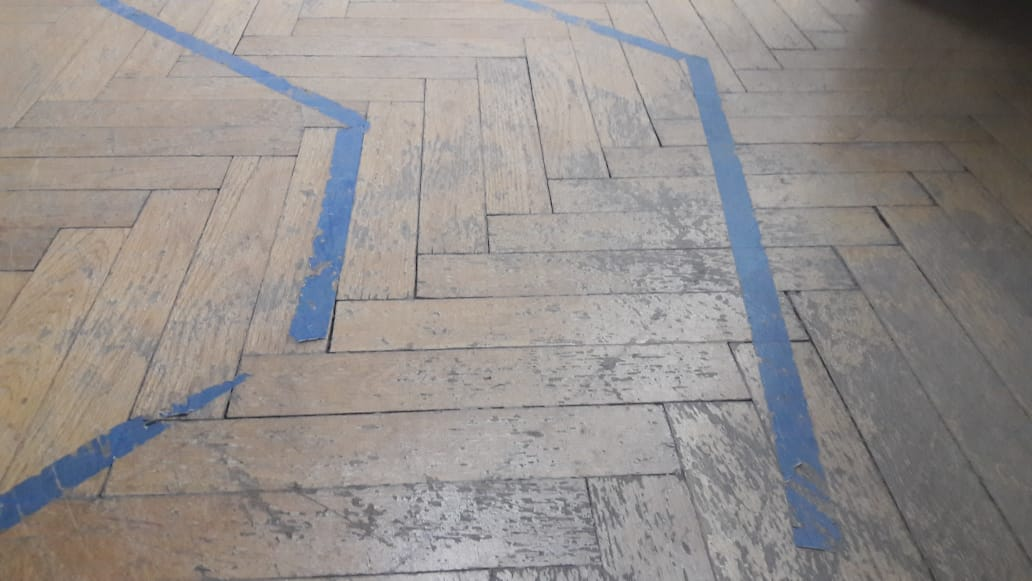
#> input picture blue4.jpg, 1032 x 581 px
$ python lane.py
#> lines starting #> are read from the running program, lines starting #| are printed output that depends on the picture; after the words box and inside, x2 and y2 are one past the last pixel; in counts of white or black regions, pixels touching at a corner belong together
import cv2
import numpy as np
import logging
import math
import datetime
import sys

import matplotlib.pyplot as plt
import matplotlib.image as img

frame = cv2.imread('blue4.jpg')
#> frame is the input picture: shape (581, 1032, 3); mean B, G, R 139.8, 142, 147
# reading the image
#frame = img.imread('lane1.jpg')

def detect_edges(frame):
    # filter for blue lane lines
    hsv = cv2.cvtColor(frame, cv2.COLOR_BGR2HSV)


    # [5 lines of commented-out code are left out]


    lower_blue = np.array([60, 40, 40])
    upper_blue = np.array([150, 255, 255])
    mask = cv2.inRange(hsv, lower_blue, upper_blue)


    # detect edges
    edges = cv2.Canny(mask, 200, 400)

    return edges


def region_of_interest(edges):
    height, width = edges.shape
    mask = np.zeros_like(edges)

    # only focus bottom half of the screen
    polygon = np.array([[
        (0, height * 1 / 2),
        (width, height * 1 / 2),
        (width, height),
        (0, height),
    ]], np.int32)

    cv2.fillPoly(mask, polygon, 255)
    cropped_edges = cv2.bitwise_and(edges, mask)
    return cropped_edges


def detect_line_segments(cropped_edges):
    # tuning min_threshold, minLineLength, maxLineGap is a trial and error process by hand
    rho = 1  # distance precision in pixel, i.e. 1 pixel
    angle = np.pi / 180  # angular precision in radian, i.e. 1 degree
    min_threshold = 10  # minimal of votes
    line_segments = cv2.HoughLinesP(cropped_edges, rho, angle, min_threshold,
                                    np.array([]), minLineLength=80, maxLineGap=25)

    return line_segments


def make_points(frame, line):
    height, width, _ = frame.shape
    slope, intercept = line
    y1 = height  # bottom of the frame
    y2 = int(y1 * 1 / 2)  # make points from middle of the frame down

    # bound the coordinates within the frame
    x1 = max(-width, min(2 * width, int((y1 - intercept) / slope)))
    x2 = max(-width, min(2 * width, int((y2 - intercept) / slope)))
    return [[x1, y1, x2, y2]]


def average_slope_intercept(frame, line_segments):
    """
    This function combines line segments into one or two lane lines
    If all line slopes are < 0: then we only have detected left lane
    If all line slopes are > 0: then we only have detected right lane
    """
    lane_lines = []
    if line_segments is None:
        logging.info('No line_segment segments detected')
        return lane_lines

    height, width, _ = frame.shape
    left_fit = []
    right_fit = []

    boundary = 1/3
    left_region_boundary = width * (1 - boundary)  # left lane line segment should be on left 2/3 of the screen
    right_region_boundary = width * boundary # right lane line segment should be on left 2/3 of the screen

    for line_segment in line_segments:
        for x1, y1, x2, y2 in line_segment:
            if x1 == x2:
                logging.info('skipping vertical line segment (slope=inf): %s' % line_segment)
                continue
            fit = np.polyfit((x1, x2), (y1, y2), 1)
            slope = fit[0]
            intercept = fit[1]
            if slope < 0:
                if x1 < left_region_boundary and x2 < left_region_boundary:
                    left_fit.append((slope, intercept))
            else:
                if x1 > right_region_boundary and x2 > right_region_boundary:
                    right_fit.append((slope, intercept))

    left_fit_average = np.average(left_fit, axis=0)
    if len(left_fit) > 0:
        lane_lines.append(make_points(frame, left_fit_average))

    right_fit_average = np.average(right_fit, axis=0)
    if len(right_fit) > 0:
        lane_lines.append(make_points(frame, right_fit_average))

    logging.debug('lane lines: %s' % lane_lines)  # [[[316, 720, 484, 432]], [[1009, 720, 718, 432]]]

    return lane_lines


def display_lines(frame, lines, line_color=(0, 255, 0), line_width=2):
    line_image = np.zeros_like(frame)
    if lines is not None:
        for line in lines:
            for x1, y1, x2, y2 in line:
                cv2.line(line_image, (x1, y1), (x2, y2), line_color, line_width)
    line_image = cv2.addWeighted(frame, 0.8, line_image, 1, 1)
    return line_image


def display_heading_line(frame, steering_angle, line_color=(0, 0, 255), line_width=5 ):
    heading_image = np.zeros_like(frame)
    height, width, _ = frame.shape

    # figure out the heading line from steering angle
    # heading line (x1,y1) is always center bottom of the screen
    # (x2, y2) requires a bit of trigonometry

    # Note: the steering angle of:
    # 0-89 degree: turn left
    # 90 degree: going straight
    # 91-180 degree: t  urn right
    steering_angle_radian = steering_angle / 180.0 * math.pi
    x1 = int(width / 2)
    y1 = height
    x2 = int(x1 - height / 2 / math.tan(steering_angle_radian))
    y2 = int(height / 2)

    cv2.line(heading_image, (x1, y1), (x2, y2), line_color, line_width)
    heading_image = cv2.addWeighted(frame, 0.8, heading_image, 1, 1)

    return heading_image


# [25 lines left out: function stabilize_steering_angle, not called in this run]

edges = detect_edges(frame)
#> in detect_edges, `mask = cv2.inRange(hsv, lower_blue, upper_blue)`:
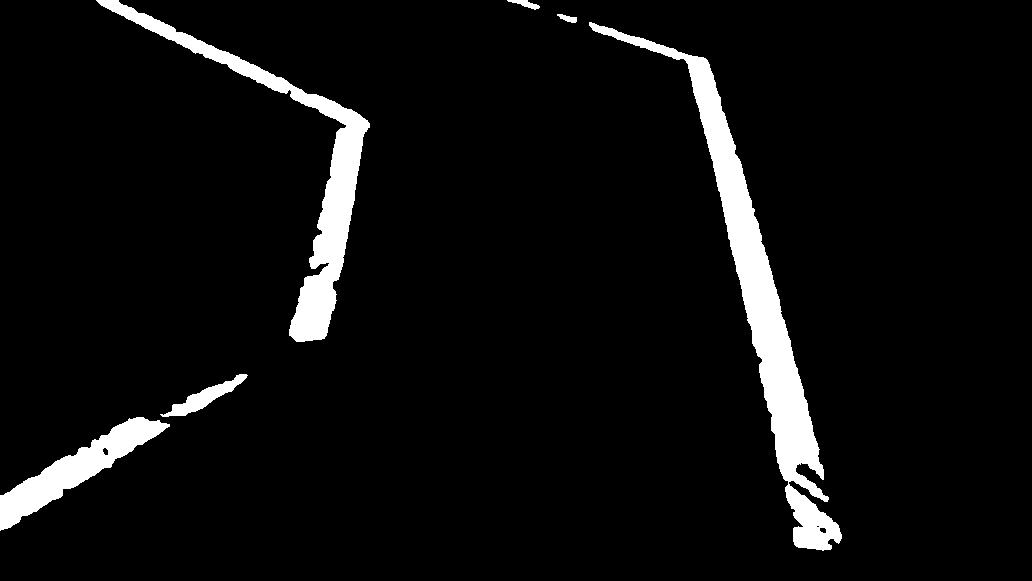
#> mask: shape (581, 1032); 5.7% white; 6 white regions, box (x1, y1, x2, y2) and area: (589, 22, 842, 551) 16956, (96, 0, 370, 342) 10530, (0, 417, 170, 531) 5304, (160, 374, 248, 417) 1039, (507, 0, 540, 10) 146, (557, 14, 577, 23) 101
#> in detect_edges, `edges = cv2.Canny(mask, 200, 400)`:
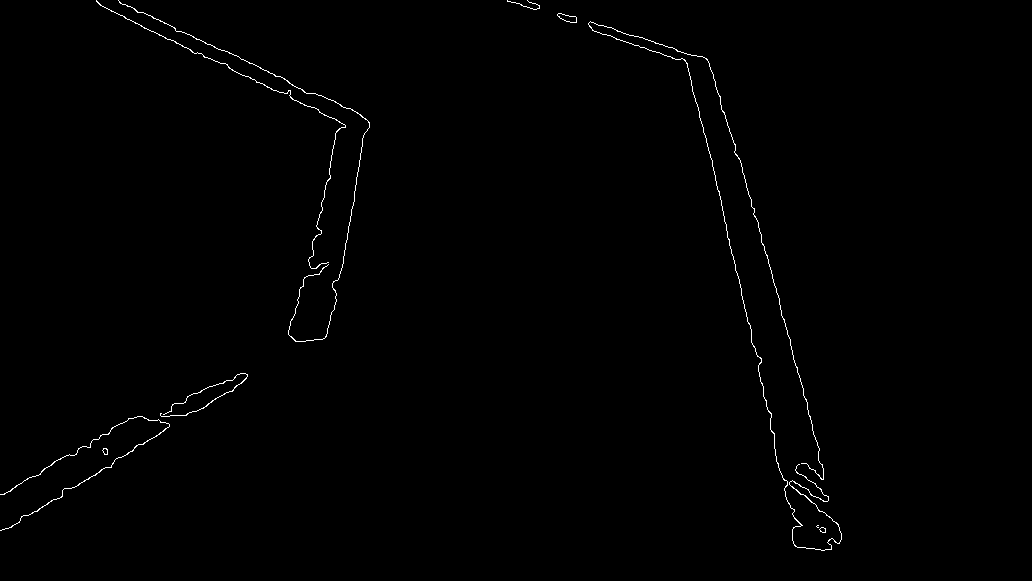
#> edges: shape (581, 1032); 0.57% white in thin lines or dots, all inside (x1, y1, x2, y2) = (0, 0, 842, 551)
cropped_edges = region_of_interest(edges)
#> in region_of_interest, `cv2.fillPoly(mask, polygon, 255)`:
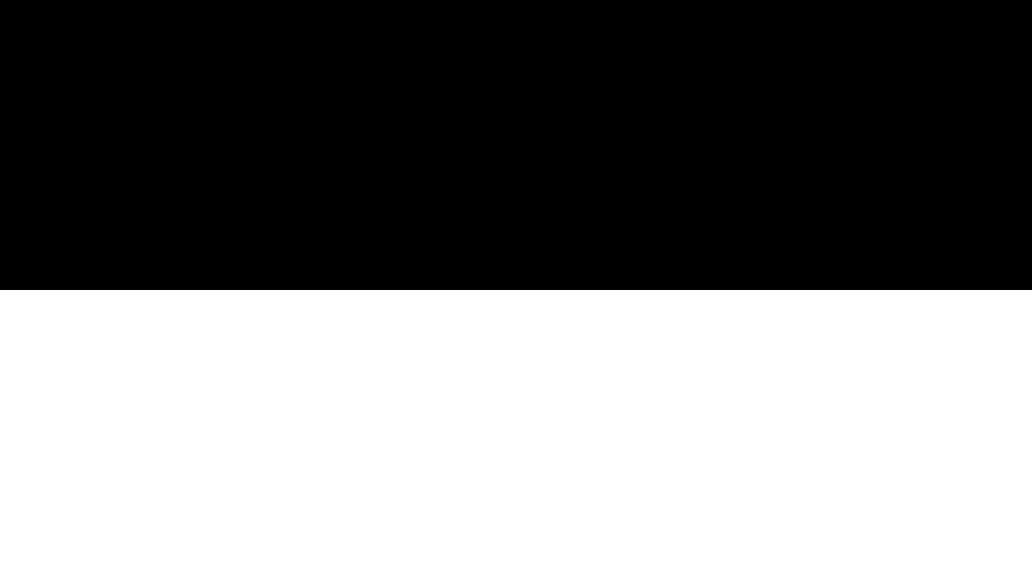
#> mask: shape (581, 1032); 50.1% white; 1 black region, box (x1, y1, x2, y2) and area: (0, 0, 1032, 290) 299280
#> in region_of_interest, `cropped_edges = cv2.bitwise_and(edges, mask)`:
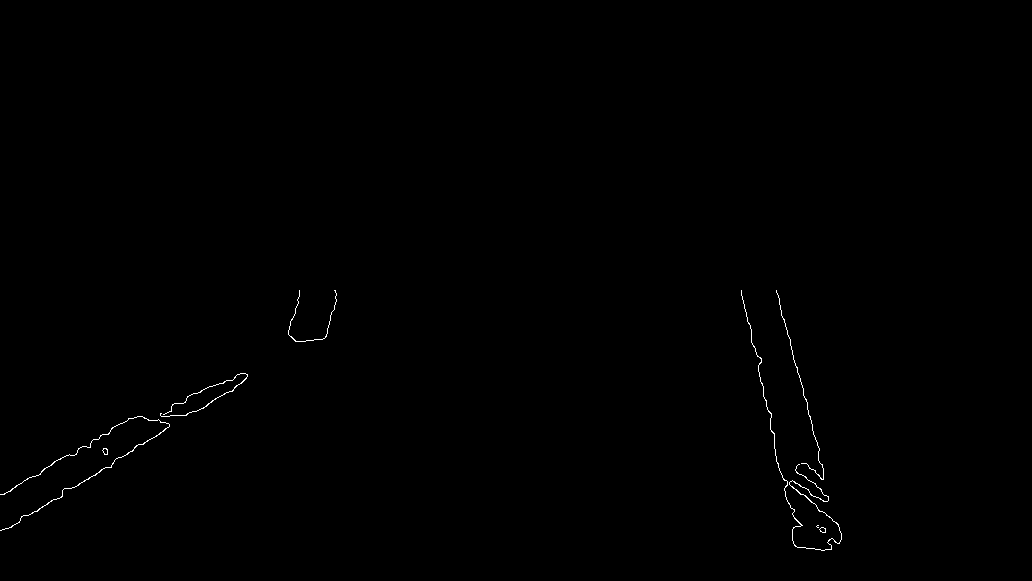
#> cropped_edges: shape (581, 1032); 0.27% white in thin lines or dots, all inside (x1, y1, x2, y2) = (0, 290, 842, 551)
line_segments = detect_line_segments(cropped_edges)
#> in detect_line_segments, `line_segments = cv2.HoughLinesP(cropped_edges, rho, angle, min_thresho..`: line_segments = [[776, 290, 822, 464], [7, 528, 164, 430], [11, 527, 156, 436], [1, 494, 128, 418], [746, 312, 786, 499], [779, 304, 823, 471], [741, 290, 764, 398], [49, 466, 130, 418]]
lane_lines = average_slope_intercept(frame, line_segments)
#> the loop in average_slope_intercept, `for line_segment in line_segments:` made 8 passes
#> after the loop in average_slope_intercept, `for line_segment in line_segments:`: left_fit = [(-0.624, 532.4), (-0.628, 533.9), (-0.598, 494.6), (-0.593, 495)]; right_fit = [(3.78, -2645.3), (4.67, -3175.5), (3.8, -2652.7), (4.7, -3189.5)]
#> in average_slope_intercept, `left_fit_average = np.average(left_fit, axis=0)`: left_fit_average = [-0.611, 514]
#> in make_points, `slope, intercept = line`: slope = -0.611; intercept = 514
#> in make_points, `x1 = max(-width, min(2 * width, int((y1 - intercept) / slope)))`: x1 = -109
#> in make_points, `x2 = max(-width, min(2 * width, int((y2 - intercept) / slope)))`: x2 = 366
#> in average_slope_intercept, `right_fit_average = np.average(right_fit, axis=0)`: right_fit_average = [4.24, -2915.7]
#> lane_lines = [[[-109, 581, 366, 290]], [[825, 581, 756, 290]]]
lane_lines_image = display_lines(frame, lane_lines)
#> the loop in display_lines, `for line in lines:` made 2 passes
#> in display_lines, `line_image = cv2.addWeighted(frame, 0.8, line_image, 1, 1)`:
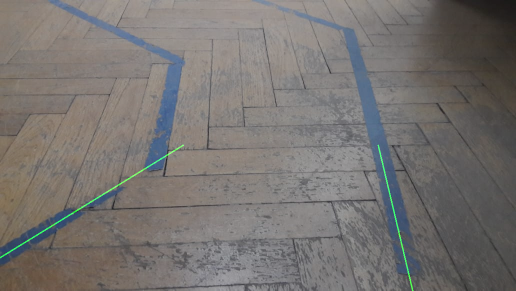
#> line_image: shape (581, 1032, 3) (shown at 1/2 size); mean B, G, R 112.8, 115.2, 118.6
heading_line = display_heading_line(lane_lines_image, steering_angle= 90)
#> in display_heading_line, `heading_image = cv2.addWeighted(frame, 0.8, heading_image, 1, 1)`:
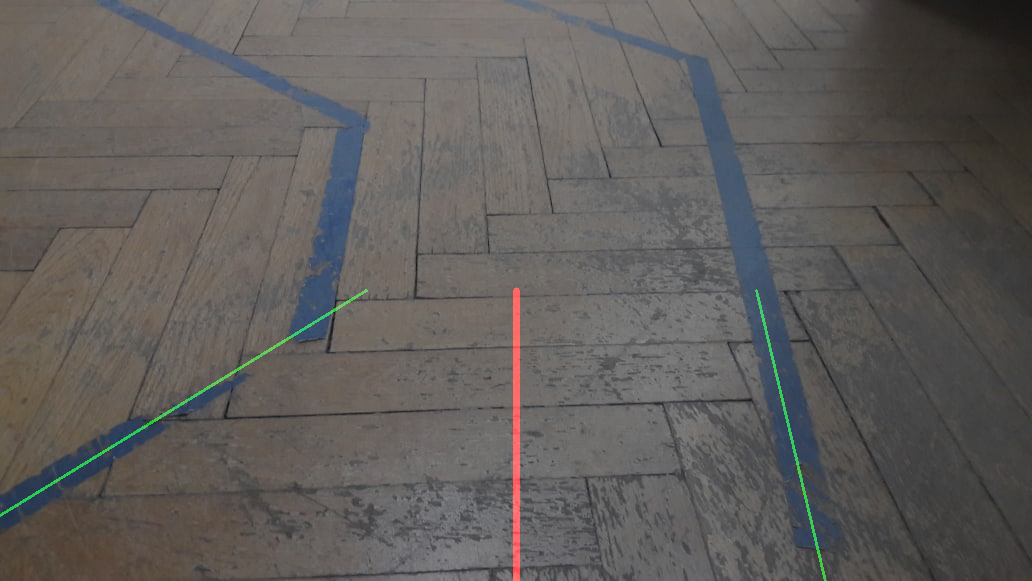
#> heading_image: shape (581, 1032, 3); mean B, G, R 91.3, 93.1, 96.4


height, width, _ = frame.shape

_, _, left_x2, _ = lane_lines[0][0]
#> left_x2 = 366
_, _, right_x2, _ = lane_lines[1][0]
#> right_x2 = 756
mid = int(width / 2)
x_offset = (left_x2 + right_x2) / 2 - mid
#> x_offset = 45
y_offset = int(height / 2)


x1, _, x2, _ = lane_lines[0][0]
#> x1 = -109; x2 = 366
x_offset = x2 - x1
#> x_offset = 475
y_offset = int(height / 2)


angle_to_mid_radian = math.atan(x_offset / y_offset)  # angle (in radian) to center vertical line
#> angle_to_mid_radian = 1.02
angle_to_mid_deg = int(angle_to_mid_radian * 180.0 / math.pi)  # angle (in degrees) to center vertical line
#> angle_to_mid_deg = 58
steering_angle = angle_to_mid_deg + 90  # this is the steering angle needed by picar front wheel
#> steering_angle = 148


# displaying the image
#plt.imshow(lane_lines_image)
cv2.imshow("lane lines", lane_lines_image)
cv2.waitKey(0)

cv2.imshow("lane lines", heading_line)
cv2.waitKey(0)

$ run again, with blue1.jpg copied over blue4.jpg
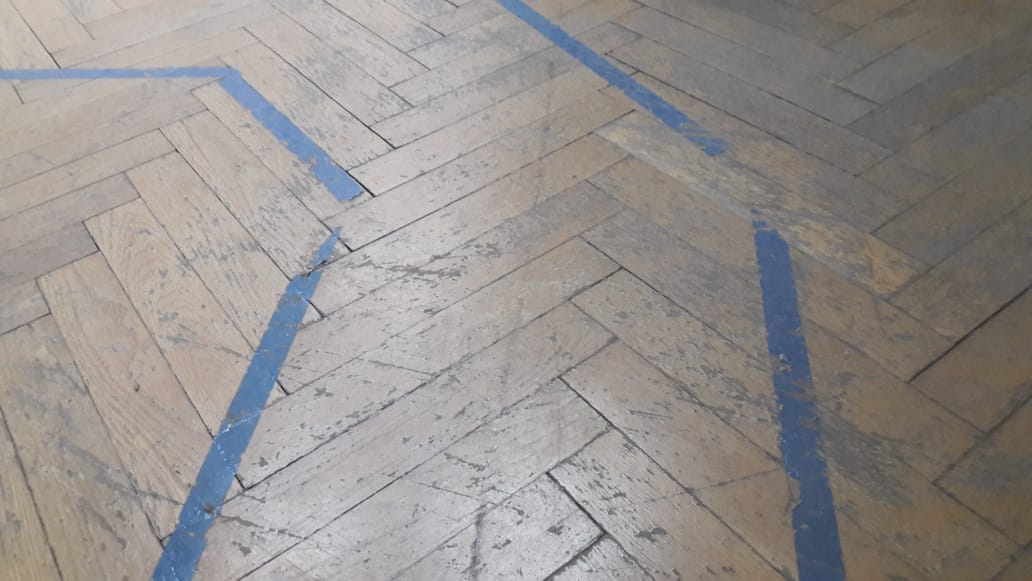
#> input picture blue1.jpg, 1032 x 581 px
#> frame is the input picture: shape (581, 1032, 3); mean B, G, R 142.1, 144.5, 149.1
#> hsv: shape (581, 1032, 3); mean H, S, V 44.4, 25.2, 152.5
#> in detect_edges, `mask = cv2.inRange(hsv, lower_blue, upper_blue)`:
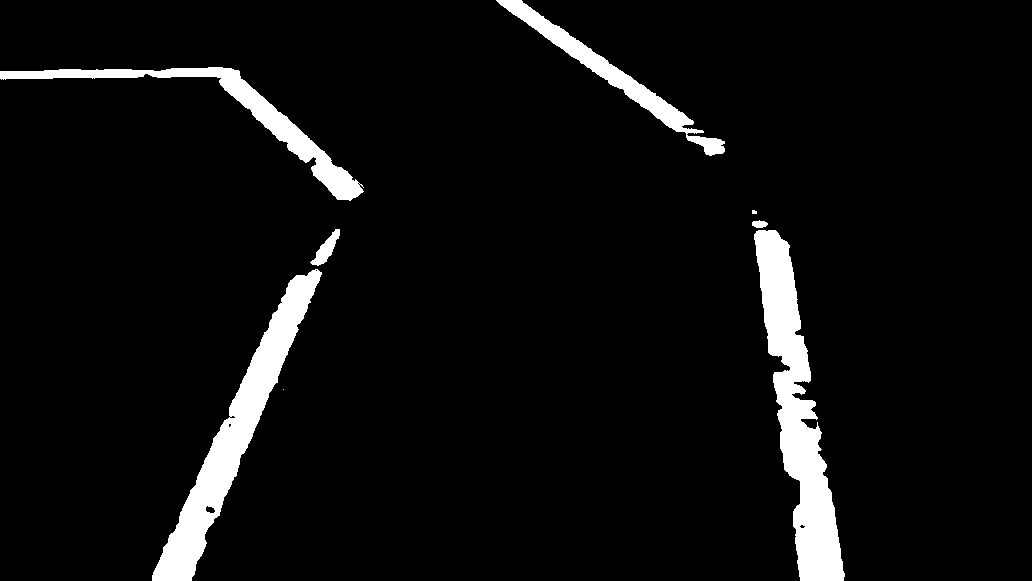
#> mask: shape (581, 1032); 5.6% white; 8 white regions (2 under 20 px), largest, box (x1, y1, x2, y2) and area: (754, 230, 845, 581) 12481, (152, 269, 322, 581) 10676, (0, 67, 364, 201) 5736, (496, 0, 725, 156) 4231, (310, 229, 340, 266) 432, (752, 220, 768, 228) 94
#> edges: shape (581, 1032); 0.57% white in thin lines or dots, all inside (x1, y1, x2, y2) = (0, 0, 845, 581)
#> cropped_edges: shape (581, 1032); 0.25% white in thin lines or dots, all inside (x1, y1, x2, y2) = (151, 290, 845, 581)
#> in detect_line_segments, `line_segments = cv2.HoughLinesP(cropped_edges, rho, angle, min_thresho..`: line_segments = 13 rows, first 6: [162, 551, 273, 312], [218, 516, 314, 290], [761, 294, 780, 432], [796, 295, 820, 435], [191, 580, 228, 489], [826, 463, 844, 577]
#> the loop in average_slope_intercept, `for line_segment in line_segments:` made 13 passes
#> after the loop in average_slope_intercept, `for line_segment in line_segments:`: left_fit = [(-2.15, 899.8), (-2.35, 1029.2), (-2.46, 1049.8), (-2.14, 898.9), (-2.14, 897.8), (-2.35, 1027.7), (-2.33, 1024.7)]; right_fit = [(7.26, -5233.3), (5.83, -4348.3), (6.33, -4768.3), (6.27, -4688.7), (2.48, -1574.6), (2.87, -1897)]
#> left_fit_average = [-2.28, 975.4]
#> slope = -2.28; intercept = 975.4
#> in make_points, `x1 = max(-width, min(2 * width, int((y1 - intercept) / slope)))`: x1 = 173
#> in make_points, `x2 = max(-width, min(2 * width, int((y2 - intercept) / slope)))`: x2 = 301
#> right_fit_average = [5.17, -3751.7]
#> lane_lines = [[[173, 581, 301, 290]], [[837, 581, 781, 290]]]
#> the loop in display_lines, `for line in lines:` made 2 passes
#> in display_heading_line, `heading_image = cv2.addWeighted(frame, 0.8, heading_image, 1, 1)`:
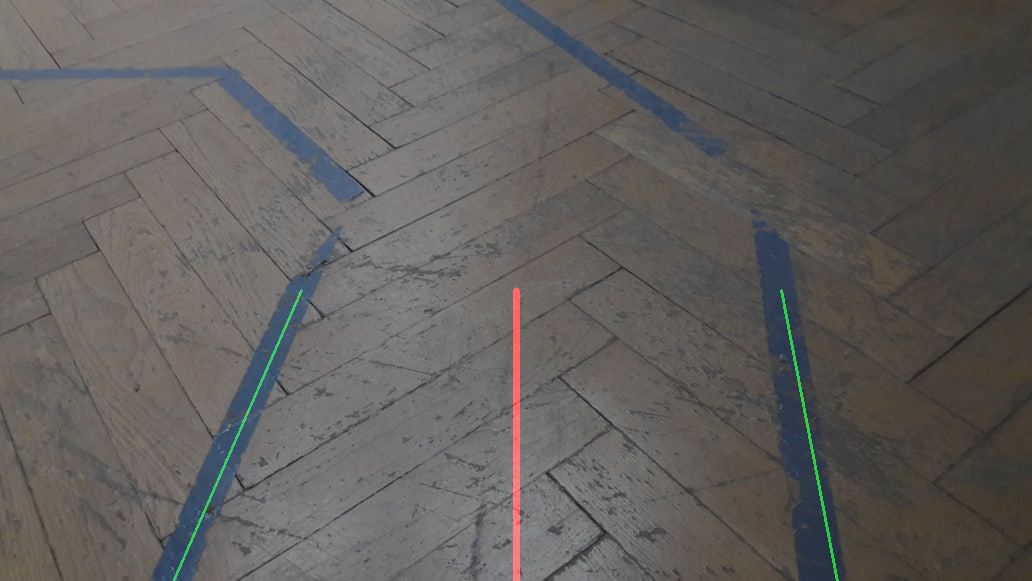
#> heading_image: shape (581, 1032, 3); mean B, G, R 92.7, 94.7, 97.7
#> left_x2 = 301
#> right_x2 = 781
#> `x_offset = (left_x2 + right_x2) / 2 - mid`: x_offset = 25
#> `x1, _, x2, _ = lane_lines[0][0]`: x1 = 173; x2 = 301
#> `x_offset = x2 - x1`: x_offset = 128
#> angle_to_mid_radian = 0.416
#> angle_to_mid_deg = 23
#> steering_angle = 113
